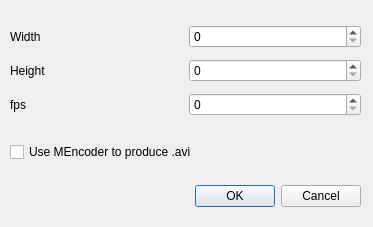
<?xml version="1.0" encoding="UTF-8"?>
<ui version="4.0">
 <class>RenderImageSeriesDialog</class>
 <widget class="QDialog" name="RenderImageSeriesDialog">
  <property name="geometry">
   <rect>
    <x>0</x>
    <y>0</y>
    <width>373</width>
    <height>227</height>
   </rect>
  </property>
  <property name="windowTitle">
   <string>Render a series of images</string>
  </property>
  <widget class="QDialogButtonBox" name="buttonBox">
   <property name="geometry">
    <rect>
     <x>20</x>
     <y>180</y>
     <width>341</width>
     <height>32</height>
    </rect>
   </property>
   <property name="orientation">
    <enum>Qt::Horizontal</enum>
   </property>
   <property name="standardButtons">
    <set>QDialogButtonBox::Cancel|QDialogButtonBox::Ok</set>
   </property>
  </widget>
  <widget class="QWidget" name="layoutWidget_2">
   <property name="geometry">
    <rect>
     <x>10</x>
     <y>20</y>
     <width>351</width>
     <height>101</height>
    </rect>
   </property>
   <layout class="QGridLayout" name="gridLayout_4">
    <item row="0" column="0">
     <widget class="QLabel" name="label_4">
      <property name="text">
       <string>Width</string>
      </property>
     </widget>
    </item>
    <item row="0" column="1">
     <widget class="QSpinBox" name="WidthSpinBox">
      <property name="minimum">
       <number>0</number>
      </property>
      <property name="maximum">
       <number>99999999</number>
      </property>
     </widget>
    </item>
    <item row="1" column="0">
     <widget class="QLabel" name="label_5">
      <property name="text">
       <string>Height</string>
      </property>
     </widget>
    </item>
    <item row="1" column="1">
     <widget class="QSpinBox" name="HeightSpinBox">
      <property name="maximum">
       <number>99999999</number>
      </property>
     </widget>
    </item>
    <item row="2" column="0">
     <widget class="QLabel" name="label_6">
      <property name="text">
       <string>fps</string>
      </property>
     </widget>
    </item>
    <item row="2" column="1">
     <widget class="QSpinBox" name="FpsSpinBox">
      <property name="maximum">
       <number>60</number>
      </property>
     </widget>
    </item>
   </layout>
  </widget>
  <widget class="QCheckBox" name="mencoderBox">
   <property name="geometry">
    <rect>
     <x>10</x>
     <y>140</y>
     <width>331</width>
     <height>24</height>
    </rect>
   </property>
   <property name="text">
    <string>Use MEncoder to produce .avi</string>
   </property>
  </widget>
 </widget>
 <resources/>
 <connections>
  <connection>
   <sender>buttonBox</sender>
   <signal>accepted()</signal>
   <receiver>RenderImageSeriesDialog</receiver>
   <slot>accept()</slot>
   <hints>
    <hint type="sourcelabel">
     <x>248</x>
     <y>254</y>
    </hint>
    <hint type="destinationlabel">
     <x>157</x>
     <y>274</y>
    </hint>
   </hints>
  </connection>
  <connection>
   <sender>buttonBox</sender>
   <signal>rejected()</signal>
   <receiver>RenderImageSeriesDialog</receiver>
   <slot>reject()</slot>
   <hints>
    <hint type="sourcelabel">
     <x>316</x>
     <y>260</y>
    </hint>
    <hint type="destinationlabel">
     <x>286</x>
     <y>274</y>
    </hint>
   </hints>
  </connection>
 </connections>
</ui>
